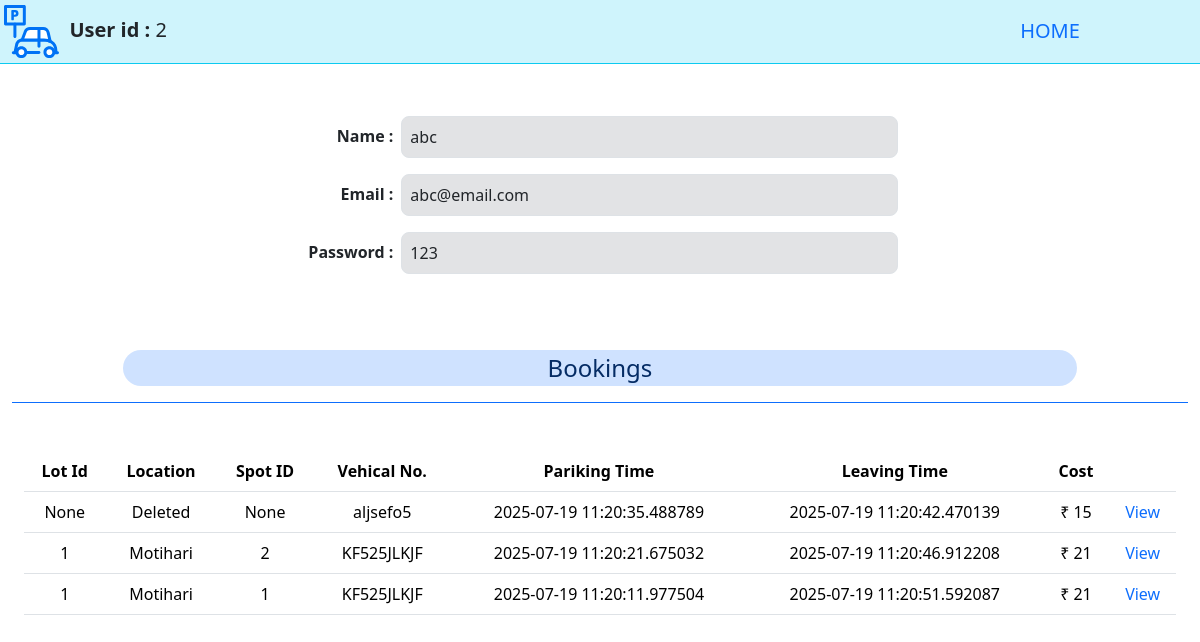
/users/2 (signed in), run on an earlier commit of the app's database.
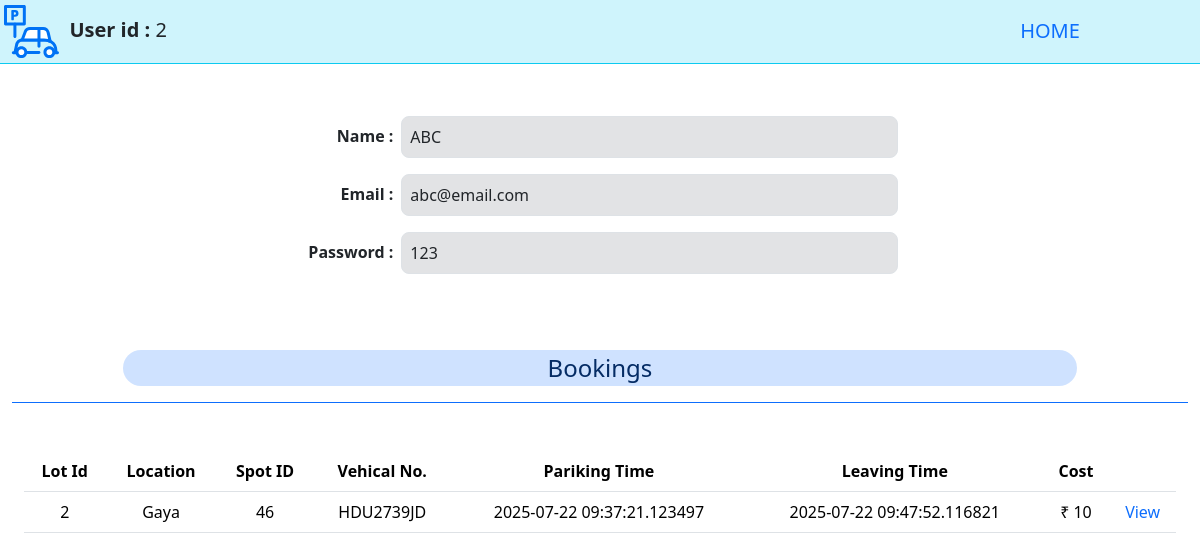
And on a later commit of the database.
### application/models.py (models this page shows)
class User(db.Model):
    id = db.Column(db.Integer, primary_key=True, autoincrement=True)
    email = db.Column(db.String(), unique=True, nullable=False)
    username = db.Column(db.String(), nullable=False)
    password = db.Column(db.String(), nullable=False)
    is_admin = db.Column(db.Boolean, default=False)
    bookings = db.relationship('Booking', backref='user', lazy=True, order_by='Booking.parking')

class Booking(db.Model):
    id = db.Column(db.Integer(), primary_key=True, autoincrement=True)
    user_id = db.Column(db.Integer(), db.ForeignKey('user.id'), nullable=False)
    lot_id = db.Column(db.Integer(), db.ForeignKey('parking_lot.id'), nullable=True)
    spot_id = db.Column(db.Integer(), db.ForeignKey('parking_spot.id'), nullable=True)
    parking = db.Column(db.DateTime(), nullable=False)
    leaving = db.Column(db.DateTime(), nullable=True)
    vehicle_no = db.Column(db.String(), nullable=False)
    cost = db.Column(db.Integer(), nullable= True)
    price = db.Column(db.Integer(),nullable=False)

class Parking_lot(db.Model):
    id = db.Column(db.Integer, primary_key=True ,autoincrement=True)
    max_spots = db.Column(db.Integer(), nullable=False)
    price = db.Column(db.Integer(), nullable=False)
    prime_location = db.Column(db.String(), nullable=False)
    pincode = db.Column(db.Integer(), nullable=False)
    address = db.Column(db.String(), nullable=False)
    spots = db.relationship('Parking_spot', backref='parking_lot', lazy=True)
    bookings = db.relationship('Booking', backref='parking_lot', lazy=True, order_by='Booking.parking')

### application/controllers.py (the view)
@app.route("/users/<int:id>", methods=['GET','POST'])
def viewuser(id):
    if 'user' not in session:
        return redirect(url_for('login'))
    u=User.query.get(session['user'])
    if u.is_admin==True:
        usr=User.query.get(id)
        if usr:
            bk=reversed(usr.bookings)
            lt={lot.id:lot for lot in Parking_lot.query.all()}
            return render_template('viewuser.html',user=usr,lots=lt, bookings=bk)
        else:
            flash("\\nUser Does NOT exists !!")
            return redirect(url_for('admin'))
    return redirect(url_for('user'))

### templates/viewuser.html (shortened to what this page needs)
{% extends "template.jinja" %}
{% block body %}
<div class="container-fluid">
    <div class="row border-bottom border-info mb-5 bg-info-subtle justify-content-center">
        <div class="col fs-5 p-1"> <img src="/static/parking.svg" width="55" height="55" alt="ParkHere">
            <b>&nbsp;User id :</b> {{user.id}}
        </div>
        <div class="col-3 text-center fs-5 p-3">
            <a class="link link-primary link-underline-opacity-0" href="/">HOME</a>
        </div>
    </div>
    <div class="row justify-content-center mb-2 p-1">
        <div class="col-3 p-2 text-end"> <b>Name :</b>
        </div>
        <div class="col-5 bg-secondary-subtle border rounded-3 p-2 ">{{user.username}}
        </div>
        <div class="col-2 ">
        </div>
    </div>
    <div class="row justify-content-center mb-2 p-1">
        <div class="col-3 p-2 text-end"> <b>Email :</b>
        </div>
        <div class="col-5 bg-secondary-subtle border rounded-3 p-2 ">{{user.email}}
        </div>
        <div class="col-2 ">
        </div>
    </div>
    <div class="row justify-content-center mb-2 p-1">
        <div class="col-3 p-2 text-end"> <b>Password :</b>
        </div>
        <div class="col-5 bg-secondary-subtle border rounded-3 p-2 ">{{user.password}}
        </div>
        <div class="col-2 ">
        </div>
    </div>
    <br><br>
    <div class="container-fluid mb-5">
        <div class="row border-bottom border-primary justify-content-center p-3 mb-5">
            <div class="col-10 bg-primary-subtle rounded-pill text-primary-emphasis text-center fs-4">
                Bookings
            </div>
        </div>
        <table class="table text-center">
            <thead>
                <th>Lot Id</th>
                <th>Location</th>
                <th>Spot ID</th>
                <th>Vehical No.</th>
                <th>Pariking Time</th>
                <th>Leaving Time</th>
                <th>Cost</th>
                <th></th>
            </thead>
            <tbody>
                {% for b in bookings %}
                <tr>
                    <td>{{b.lot_id}}</td>
                    {% if b.lot_id%}
                    <td>{{lots[b.lot_id].prime_location}}</td>
                    {%else%}
                    <td>Deleted</td>
                    {%endif%}
                    <td>{{b.spot_id}}</td>
                    <td>{{b.vehicle_no}}</td>
                    <td>{{b.parking}}</td>
                    <td>{{b.leaving}}</td>
                    <td>₹ {{b.cost}}</td>
                    <td><a class="link-primary link-underline-opacity-0" href="/editlot/{{b.lot_id}}">View</a></td>
                </tr>
                {% endfor %}
            </tbody>
        </table>
    </div>
    <br><br><br><br><br><br><br><br><br><br><br>
</div>
    {% endblock %}

What changed in the data, as far as the page shows it:
removed Booking: lot_id "None", shows "Deleted", spot_id "None", vehicle_no "aljsefo5", parking "2025-07-19 11:20:35.488789", leaving "2025-07-19 11:20:42.470139", cost "15"
no longer on this page (row edited): Booking: lot_id "1", spot_id "2", vehicle_no "KF525JLKJF", parking "2025-07-19 11:20:21.675032", leaving "2025-07-19 11:20:46.912208", cost "21"
no longer on this page (row edited): Parking_lot: prime_location "Motihari"
removed Booking: lot_id "1", spot_id "1", vehicle_no "KF525JLKJF", parking "2025-07-19 11:20:11.977504", leaving "2025-07-19 11:20:51.592087", cost "21"
changed User "abc@email.com": username "abc" → "ABC"
added Booking: lot_id "2", spot_id "46", vehicle_no "HDU2739JD", parking "2025-07-22 09:37:21.123497", leaving "2025-07-22 09:47:52.116821", cost "10"
added Parking_lot: prime_location "Gaya"
